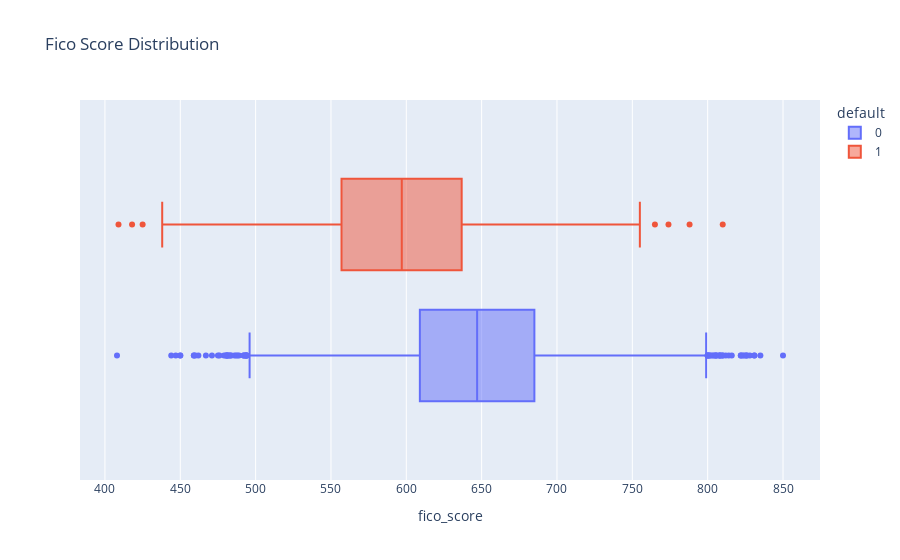

Here is the notebook cell this chart was saved with:
### Code cell
px.box(df, x="fico_score", color="default", title="Fico Score Distribution")

### Figure 1 — Plotly figure (JSON) as saved in the notebook; plotly's stock layout.template omitted (floating-point values rounded to 4 significant figures; data arrays with more than 128 entries replaced by an {"elided": "..."} marker saying what was removed)
{"data": [{"alignmentgroup": "True", "hovertemplate": "default=0<br>fico_score=%{x}<extra></extra>", "legendgroup": "0", "marker": {"color": "#636efa"}, "name": "0", "notched": false, "offsetgroup": "0", "orientation": "h", "showlegend": true, "type": "box", "x": {"elided": "8149 int values"}, "x0": " ", "xaxis": "x", "y0": " ", "yaxis": "y"}, {"alignmentgroup": "True", "hovertemplate": "default=1<br>fico_score=%{x}<extra></extra>", "legendgroup": "1", "marker": {"color": "#EF553B"}, "name": "1", "notched": false, "offsetgroup": "1", "orientation": "h", "showlegend": true, "type": "box", "x": {"elided": "1851 int values"}, "x0": " ", "xaxis": "x", "y0": " ", "yaxis": "y"}], "layout": {"boxmode": "group", "legend": {"title": {"text": "default"}, "tracegroupgap": 0}, "title": {"text": "Fico Score Distribution"}, "xaxis": {"anchor": "y", "domain": [0, 1], "title": {"text": "fico_score"}}, "yaxis": {"anchor": "x", "domain": [0, 1]}}}
